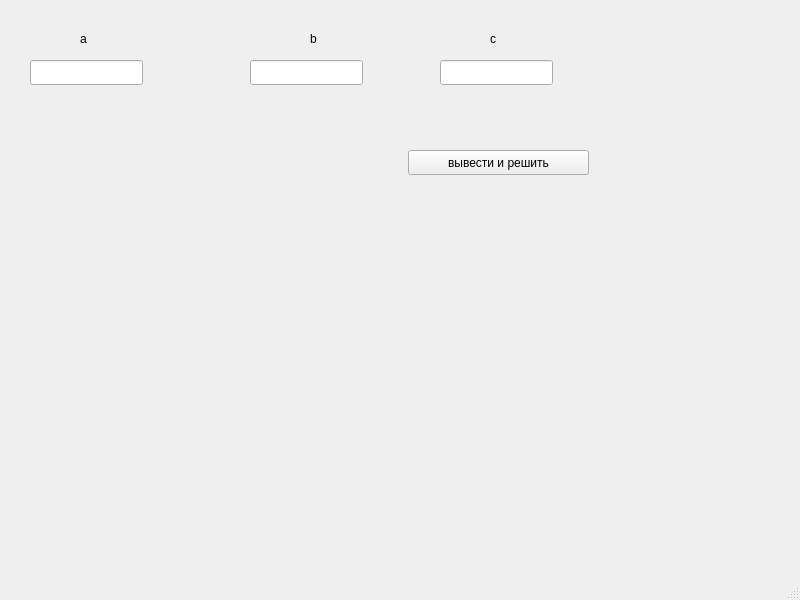
<?xml version="1.0" encoding="UTF-8"?>
<ui version="4.0">
 <class>MainWindow</class>
 <widget class="QMainWindow" name="MainWindow">
  <property name="geometry">
   <rect>
    <x>0</x>
    <y>0</y>
    <width>800</width>
    <height>600</height>
   </rect>
  </property>
  <property name="windowTitle">
   <string>MainWindow</string>
  </property>
  <widget class="QWidget" name="centralwidget">
   <widget class="QLineEdit" name="coef">
    <property name="geometry">
     <rect>
      <x>30</x>
      <y>60</y>
      <width>113</width>
      <height>25</height>
     </rect>
    </property>
   </widget>
   <widget class="QLineEdit" name="coef_2">
    <property name="geometry">
     <rect>
      <x>250</x>
      <y>60</y>
      <width>113</width>
      <height>25</height>
     </rect>
    </property>
   </widget>
   <widget class="QLineEdit" name="coef_3">
    <property name="geometry">
     <rect>
      <x>440</x>
      <y>60</y>
      <width>113</width>
      <height>25</height>
     </rect>
    </property>
   </widget>
   <widget class="QPushButton" name="calculate_b">
    <property name="geometry">
     <rect>
      <x>408</x>
      <y>150</y>
      <width>181</width>
      <height>25</height>
     </rect>
    </property>
    <property name="text">
     <string>вывести и решить</string>
    </property>
   </widget>
   <widget class="QLabel" name="label">
    <property name="geometry">
     <rect>
      <x>80</x>
      <y>30</y>
      <width>21</width>
      <height>17</height>
     </rect>
    </property>
    <property name="text">
     <string>a</string>
    </property>
   </widget>
   <widget class="QLabel" name="label_2">
    <property name="geometry">
     <rect>
      <x>310</x>
      <y>30</y>
      <width>67</width>
      <height>17</height>
     </rect>
    </property>
    <property name="text">
     <string>b</string>
    </property>
   </widget>
   <widget class="QLabel" name="label_3">
    <property name="geometry">
     <rect>
      <x>490</x>
      <y>30</y>
      <width>67</width>
      <height>17</height>
     </rect>
    </property>
    <property name="text">
     <string>c</string>
    </property>
   </widget>
   <widget class="QLabel" name="result_l">
    <property name="geometry">
     <rect>
      <x>60</x>
      <y>200</y>
      <width>351</width>
      <height>20</height>
     </rect>
    </property>
    <property name="text">
     <string/>
    </property>
   </widget>
   <widget class="QLabel" name="Equation">
    <property name="geometry">
     <rect>
      <x>60</x>
      <y>140</y>
      <width>151</width>
      <height>17</height>
     </rect>
    </property>
    <property name="text">
     <string/>
    </property>
   </widget>
  </widget>
  <widget class="QMenuBar" name="menubar">
   <property name="geometry">
    <rect>
     <x>0</x>
     <y>0</y>
     <width>800</width>
     <height>22</height>
    </rect>
   </property>
  </widget>
  <widget class="QStatusBar" name="statusbar"/>
 </widget>
 <resources/>
 <connections/>
</ui>
